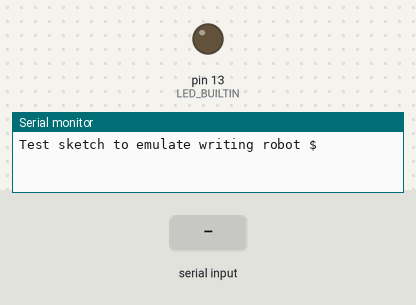
Simulated run of this sketch. Board: Arduino Uno, built with avr-gcc and run on an emulated ATmega328P. Shown: output pins drawn as LEDs (lit = HIGH), the last lines printed to the serial monitor. The test bench sets the inputs (shaded band).

Above: at 1.2 s.
1.3 s: "1\n" received over Serial
At 1.9 s:
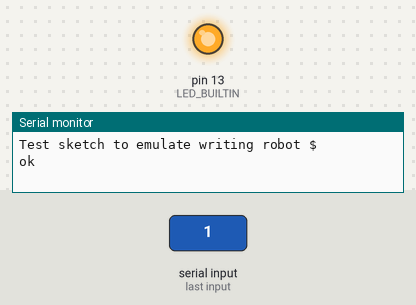
2.8 s: "0\n" received over Serial
At 3.1 s:
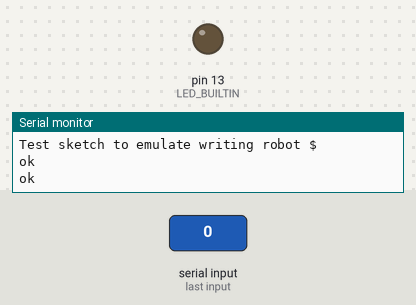
4.3 s: "2\n" received over Serial
At 5.4 s:
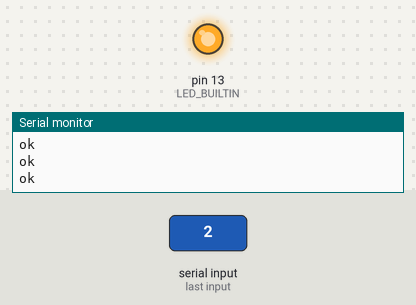
Timing chart, 0 to 7.3 s (numbered marks = the images above; inputs shaded):
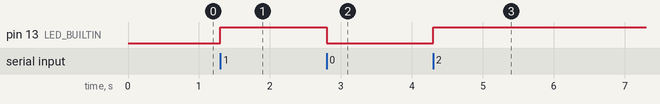

Measured:
- after the input at 1.3 s, pin 13 (LED_BUILTIN): LOW → HIGH at once
- after the input at 2.8 s, pin 13 (LED_BUILTIN): HIGH → LOW at once
- after the input at 4.3 s, pin 13 (LED_BUILTIN): LOW → HIGH at once

The sketch:

SerialEchoBlink.ino
```cpp
/*
  Example of processing incoming serial data without blocking.

  Author:   Nick Gammon
  Date:     13 November 2011.
  Modified: 31 August 2013.

  Adjusted by J.Bonnyman for Mechatronics Lab testing
  Further modified by I A Jones to add initial message including $ and LED blink

  Released for public use.
*/

// How much serial data we expect before a newline
const unsigned int MAX_INPUT = 100;   // Expanded to allow for any 'long' G-Code lines

boolean ledState = false;

long waitPeriod = 500;

void setup ()
{
  Serial.begin (115200);
  Serial.println("Test sketch to emulate writing robot $");
  pinMode(LED_BUILTIN, OUTPUT);
} // end of setup

// Send back on the serial line once we have received a line of data (always 'OK' in this example)
void process_data (const char * data)
{
  Serial.println (data);
}  // end of process_data

void processIncomingByte (const byte inByte)
{
  // Static used so that input_line can continue to have characters appended, likewise the count is held on return
  // This approach avoids the use of global variables :-)

  static char input_line[MAX_INPUT];
  static unsigned int input_pos = 0;

  switch (inByte)
  {

    case '\n':   // end of text
      input_line[input_pos] = 0;  // terminating null byte

      // terminator reached - we simply need to send back 'ok' (rather than echoing the text sent as per the original example)
      process_data("ok");
      ledState = !ledState;  // Toggle the LED state
      digitalWrite(LED_BUILTIN, ledState);
      delay(waitPeriod);


      // reset buffer for next time
      input_pos = 0;
      break;

    case '\r':   // discard carriage return
      break;

    default:
      // keep adding if not full ... allow for terminating null byte
      // Not really needed for the task but seemed good to keep it (in case we perhaps add a LCD
      // to use when testing in future).

      if (input_pos < (MAX_INPUT - 1))
        input_line[input_pos++] = inByte;
      break;

  }  // end of switch

} // end of processIncomingByte

void loop()
{

  // if serial data available, process it
  if (Serial.available() > 0)
    processIncomingByte(Serial.read ());

}  // end of loop
```
